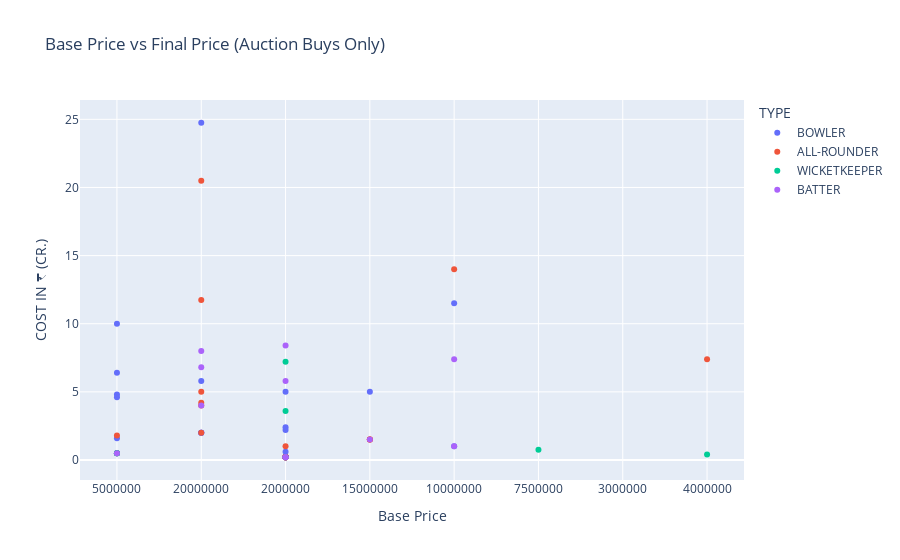

Source (notebook cell):
### Markdown cell above
#### Base Price vs. Final Price Scatter Plot

### Code cell
# Filter out retained/traded players for this plot
auction_buys = df[df['Base Price'].apply(lambda x: str(x).replace('.', '', 1).isdigit())]
fig = px.scatter(auction_buys, x='Base Price', y='COST IN ₹ (CR.)', color='TYPE', hover_data=['Player', 'Team'],
                title='Base Price vs Final Price (Auction Buys Only)')
fig.show()

### Figure 1 — Plotly figure (JSON) as saved in the notebook; plotly's stock layout.template omitted (floating-point values rounded to 4 significant figures; data arrays with more than 128 entries replaced by an {"elided": "..."} marker saying what was removed)
{"data": [{"customdata": {"elided": "130x2 str values"}, "hovertemplate": "TYPE=BOWLER<br>Base Price=%{x}<br>COST IN ₹ (CR.)=%{y}<br>Player=%{customdata[0]}<br>Team=%{customdata[1]}<extra></extra>", "legendgroup": "BOWLER", "marker": {"color": "#636efa", "symbol": "circle"}, "mode": "markers", "name": "BOWLER", "orientation": "v", "showlegend": true, "type": "scatter", "x": {"elided": "130 str values"}, "xaxis": "x", "y": {"elided": "130 float values"}, "yaxis": "y"}, {"customdata": {"elided": "113x2 str values"}, "hovertemplate": "TYPE=ALL-ROUNDER<br>Base Price=%{x}<br>COST IN ₹ (CR.)=%{y}<br>Player=%{customdata[0]}<br>Team=%{customdata[1]}<extra></extra>", "legendgroup": "ALL-ROUNDER", "marker": {"color": "#EF553B", "symbol": "circle"}, "mode": "markers", "name": "ALL-ROUNDER", "orientation": "v", "showlegend": true, "type": "scatter", "x": ["4000000", "5000000", "10000000", "20000000", "5000000", "2000000", "2000000", "20000000", "20000000", "2000000", "2000000", "2000000", "2000000", "20000000", "2000000", "2000000", "20000000", "15000000", "2000000", "2000000", "2000000", "15000000", "2000000", "2000000", "20000000", "15000000", "2000000", "2000000", "2000000", "2000000", "2000000", "20000000", "10000000", "5000000", "5000000", "5000000", "7500000", "5000000", "10000000", "5000000", "5000000", "5000000", "5000000", "15000000", "5000000", "5000000", "5000000", "15000000", "20000000", "7500000", "10000000", "15000000", "5000000", "5000000", "5000000", "5000000", "2000000", "2000000", "2000000", "2000000", "2000000", "3000000", "2000000", "2000000", "2000000", "2000000", "2000000", "2000000", "2000000", "2000000", "2000000", "2000000", "2000000", "2000000", "4000000", "2000000", "2000000", "2000000", "2000000", "2000000", "2000000", "2000000", "2000000", "2000000", "2000000", "2000000", "2000000", "2000000", "2000000", "3000000", "2000000", "2000000", "2000000", "2000000", "2000000", "2000000", "2000000", "2000000", "2000000", "2000000", "2000000", "2000000", "2000000", "2000000", "4000000", "2000000", "2000000", "2000000", "2000000", "2000000", "2000000", "2000000", "10000000"], "xaxis": "x", "y": [7.4, 0.5, 14.0, 4.0, 1.8, 1.0, 0.2, 11.75, 4.2, 0.2, 0.2, 0.2, 0.2, 2.0, 0.2, 0.2, 5.0, 1.5, 0.2, 0.2, 0.2, 1.5, 0.2, 0.2, 20.5, 1.5, NaN, NaN, NaN, NaN, NaN, NaN, NaN, NaN, NaN, NaN, NaN, NaN, NaN, NaN, NaN, NaN, NaN, NaN, NaN, NaN, NaN, NaN, NaN, NaN, NaN, NaN, NaN, NaN, NaN, NaN, NaN, NaN, NaN, NaN, NaN, NaN, NaN, NaN, NaN, NaN, NaN, NaN, NaN, NaN, NaN, NaN, NaN, NaN, NaN, NaN, NaN, NaN, NaN, NaN, NaN, NaN, NaN, NaN, NaN, NaN, NaN, NaN, NaN, NaN, NaN, NaN, NaN, NaN, NaN, NaN, NaN, NaN, NaN, NaN, NaN, NaN, NaN, NaN, NaN, NaN, NaN, NaN, NaN, NaN, NaN, NaN, NaN], "yaxis": "y"}, {"customdata": [["Robin Minz", "Gujarat Titans"], ["Avanish Rao Aravelly", "Chennai Super Kings"], ["Kumar Kushagra", "Delhi Capital"], ["Shai Hope", "Delhi Capital"], ["Tristan Stubbs", "Delhi Capital"], ["Ricky Bhui", "Delhi Capital"], ["K.S. Bharat", "Kolkata Knight Riders"], ["Tom Kohler-Cadmore", "Rajasthan Royals"], ["Josh Inglis", "Unsold"], ["Kusal Mendis", "Unsold"], ["Philip Salt", "Unsold"], ["Urvil Patel", "Unsold"], ["Vishnu Solanki", "Unsold"], ["Sam Billings", "Unsold"], ["Johnson Charles", "Unsold"], ["Ben Duckett", "Unsold"], ["Mohit Ahlawat", "Unsold"], ["G. Ajitesh", "Unsold"], ["L.R. Chethan", "Unsold"], ["Gourav Choudhary", "Unsold"], ["Harvik Desai", "Unsold"], ["Shakir Gandhi", "Unsold"], ["Sumit Ghadigaonkar", "Unsold"], ["Baba Indrajith", "Unsold"], ["Bhagmender Lather", "Unsold"], ["Anmol Malhotra", "Unsold"], ["Darshan Misal", "Unsold"], ["Nikhil Naik", "Unsold"], ["Prasad Pawar", "Unsold"], ["Mahesh Pithiya", "Unsold"], ["William Salzmann", "Unsold"], ["Bipin Saurabh", "Unsold"], ["B.R. Sharath", "Unsold"], ["K.L. Shrijith", "Unsold"], ["Avneesh Sudha", "Unsold"], ["Aditya Tare", "Unsold"], ["Nihal Ullal", "Unsold"]], "hovertemplate": "TYPE=WICKETKEEPER<br>Base Price=%{x}<br>COST IN ₹ (CR.)=%{y}<br>Player=%{customdata[0]}<br>Team=%{customdata[1]}<extra></extra>", "legendgroup": "WICKETKEEPER", "marker": {"color": "#00cc96", "symbol": "circle"}, "mode": "markers", "name": "WICKETKEEPER", "orientation": "v", "showlegend": true, "type": "scatter", "x": ["2000000", "2000000", "2000000", "7500000", "5000000", "2000000", "5000000", "4000000", "20000000", "5000000", "15000000", "2000000", "2000000", "10000000", "5000000", "20000000", "2000000", "2000000", "2000000", "2000000", "2000000", "2000000", "2000000", "2000000", "2000000", "2000000", "2000000", "2000000", "2000000", "2000000", "2000000", "2000000", "2000000", "2000000", "2000000", "2000000", "2000000"], "xaxis": "x", "y": [3.6, 0.2, 7.2, 0.75, 0.5, 0.2, 0.5, 0.4, NaN, NaN, NaN, NaN, NaN, NaN, NaN, NaN, NaN, NaN, NaN, NaN, NaN, NaN, NaN, NaN, NaN, NaN, NaN, NaN, NaN, NaN, NaN, NaN, NaN, NaN, NaN, NaN, NaN], "yaxis": "y"}, {"customdata": [["Sameer Rizvi", "Chennai Super Kings"], ["Harry Brook", "Delhi Capital"], ["Swastik Chhikara", "Delhi Capital"], ["Sherfane Rutherford", "Kolkata Knight Riders"], ["Manish Pandey", "Kolkata Knight Riders"], ["Angkrish Raghuvanshi", "Kolkata Knight Riders"], ["Rilee Rossouw", "Punjab Kings"], ["Ashton Turner", "Lucknow Super Giants"], ["Saurav Chuahan", "Royal Challengers Bengaluru"], ["Rovman Powell", "Rajasthan Royals"], ["Shubham Dubey", "Rajasthan Royals"], ["Travis Head", "Sunrisers Hyderabad"], ["Karun Nair", "Unsold"], ["Steve Smith", "Unsold"], ["Priyansh Arya", "Unsold"], ["Rohan Kunnummal", "Unsold"], ["Manan Vohra", "Unsold"], ["Finn Allen", "Unsold"], ["Alick Athanaze", "Unsold"], ["Mark Chapman", "Unsold"], ["Samuel Hain", "Unsold"], ["Reeza Hendricks", "Unsold"], ["Brandon King", "Unsold"], ["Colin Munro", "Unsold"], ["Rassie Van Der Dussen", "Unsold"], ["James Vince", "Unsold"], ["Ibrahim Zadran", "Unsold"], ["Najibullah Zadran", "Unsold"], ["Dinesh Bana", "Unsold"], ["Rajat Dey", "Unsold"], ["Abhimanyu Easwaran", "Unsold"], ["Rithik Easwaran", "Unsold"], ["Chirag Gandhi", "Unsold"], ["Nikhil Gangta", "Unsold"], ["Sudip Gharami", "Unsold"], ["Ansh Gosai", "Unsold"], ["Azim Kazi", "Unsold"], ["Amandeep Khare", "Unsold"], ["Ankit Kumar", "Unsold"], ["Bhupen Lalwani", "Unsold"], ["Pukhraj Mann", "Unsold"], ["Tanmay Mishra", "Unsold"], ["Salman Nizar", "Unsold"], ["Priyank Panchal", "Unsold"], ["Akshat Raghuwanshi", "Unsold"], ["Ekant Sen", "Unsold"], ["Subhranshu Senapati", "Unsold"], ["Naushad Shaikh", "Unsold"], ["Dhruv Shorey", "Unsold"], ["Himmat Singh", "Unsold"], ["Virat Singh", "Unsold"], ["Shashank Singh", "Unsold"], ["Sumeet Verma", "Unsold"]], "hovertemplate": "TYPE=BATTER<br>Base Price=%{x}<br>COST IN ₹ (CR.)=%{y}<br>Player=%{customdata[0]}<br>Team=%{customdata[1]}<extra></extra>", "legendgroup": "BATTER", "marker": {"color": "#ab63fa", "symbol": "circle"}, "mode": "markers", "name": "BATTER", "orientation": "v", "showlegend": true, "type": "scatter", "x": ["2000000", "20000000", "2000000", "15000000", "5000000", "2000000", "20000000", "10000000", "2000000", "10000000", "2000000", "20000000", "5000000", "20000000", "2000000", "2000000", "2000000", "7500000", "5000000", "5000000", "5000000", "5000000", "5000000", "15000000", "20000000", "20000000", "5000000", "5000000", "2000000", "2000000", "2000000", "2000000", "2000000", "2000000", "2000000", "2000000", "2000000", "2000000", "2000000", "2000000", "2000000", "2000000", "2000000", "2000000", "2000000", "2000000", "2000000", "2000000", "2000000", "2000000", "2000000", "2000000", "2000000"], "xaxis": "x", "y": [8.4, 4.0, 0.2, 1.5, 0.5, 0.2, 8.0, 1.0, 0.2, 7.4, 5.8, 6.8, NaN, NaN, NaN, NaN, NaN, NaN, NaN, NaN, NaN, NaN, NaN, NaN, NaN, NaN, NaN, NaN, NaN, NaN, NaN, NaN, NaN, NaN, NaN, NaN, NaN, NaN, NaN, NaN, NaN, NaN, NaN, NaN, NaN, NaN, NaN, NaN, NaN, NaN, NaN, NaN, NaN], "yaxis": "y"}], "layout": {"legend": {"title": {"text": "TYPE"}, "tracegroupgap": 0}, "title": {"text": "Base Price vs Final Price (Auction Buys Only)"}, "xaxis": {"anchor": "y", "domain": [0, 1], "title": {"text": "Base Price"}}, "yaxis": {"anchor": "x", "domain": [0, 1], "title": {"text": "COST IN ₹ (CR.)"}}}}
